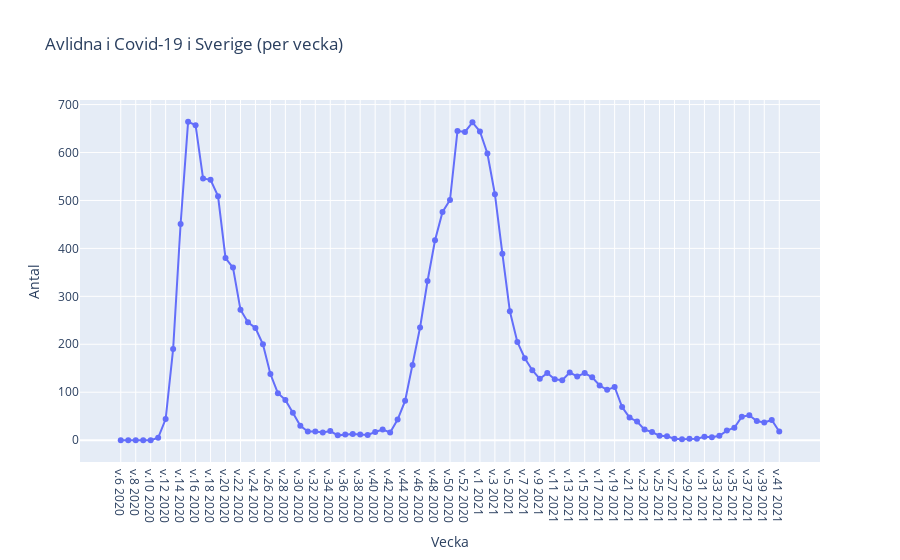

The notebook cell this image was saved under:
### Code cell
#TODO: Check how to save it in html
plot1 = create_plotly_linefig("Antal_avlidna_vecka", "Antal", "Avlidna i Covid-19 i Sverige (per vecka)")
plot1.show()
plot1.write_html('deceased_per_week.html', auto_open=True)
